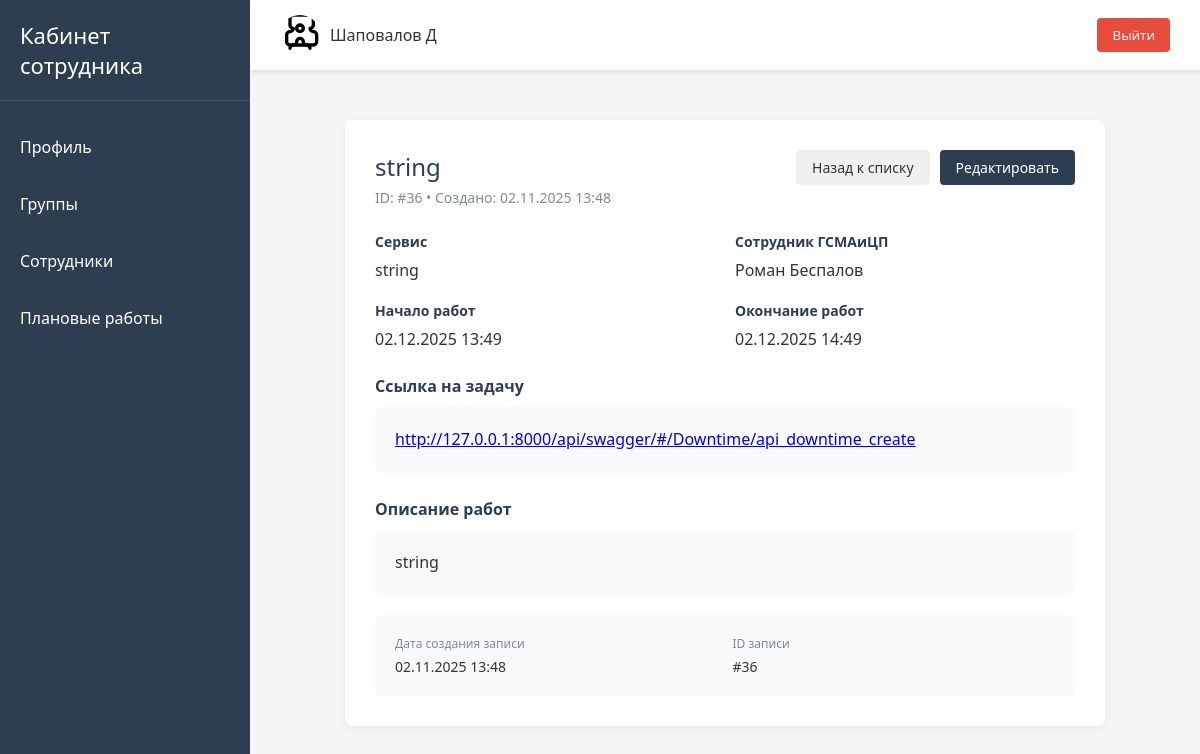
Page /downtime/36/ (signed in) on the committed database.
### users/models.py (models this page shows, shortened)
class User(AbstractUser):
    email = models.EmailField("Email", unique=True)
    job_title = models.CharField("Должность", max_length=100)
    personnel_number = models.CharField(
        "Табельный номер",
        max_length=20,
        unique=True
    )
    group_job = models.ManyToManyField(
        "GroupJob",
        verbose_name="Группа сотрудника",
        related_name="users"
    )
    is_main = models.BooleanField("Босс этой качалки", default=False)
    USERNAME_FIELD = "username"
    REQUIRED_FIELDS = []
    objects = CustomUserManager()

### downtimes/models.py (models this page shows, shortened)
class Downtime(models.Model):
    service = models.CharField("Сервис", max_length=50)
    start_downtime = models.DateTimeField(
        "Дата и время начала работ",
        validators=(check_date,)
    )
    end_downtime = models.DateTimeField(
        "Дата и время окончания работ",
        validators=(check_date,)
    )
    gsma_employee = models.ForeignKey(
        User,
        on_delete=models.SET_NULL,
        null=True,
        related_name="downtimes",
        verbose_name="Сотрудник от ГСМАиЦП"
    )
    link_task = models.URLField("Ссылка на задачу", max_length=150)
    description = models.TextField("Описание")
    created_at = models.DateTimeField(
        "Дата создания записи",
        auto_now_add=True
    )
    class Meta:
        verbose_name = "Проведение работ на сервисе"
        verbose_name_plural = "Проведение работ на сервисе"
        ordering = ("start_downtime",)
        constraints = [
            models.UniqueConstraint(
                fields=[
                    "gsma_employee",
                    "service",
                    "start_downtime",
                    "end_downtime"
                ],
                name='unique_downtime'
            )
        ]

### downtimes/views.py (the view)
# urls.py: path("<int:id>/", views.downtimes_detail, name="downtime_detail"),
@login_required
def downtimes_detail(request, id):
    downtime = get_object_or_404(Downtime, id=id)
    context = {"downtime": downtime}
    return render(request, "downtime/downtime_detail.html", context)

### templates/downtime/downtime_detail.html
{% extends "base.html" %}
{% load static %}
{% block content %}
<div class="downtime-detail-container">
    <div class="downtime-detail-card">
        <div class="downtime-detail-header">
            <div class="downtime-detail-info">
                <h1 class="downtime-detail-title">
                    <div class="downtime-detail-service">{{ downtime.service }}</div>
                    <div class="downtime-detail-meta">
                        ID: #{{ downtime.id }} • Создано: {{ downtime.created_at|date:"d.m.Y H:i" }}
                    </div>
                </h1>
            </div>
            <div class="downtime-detail-actions">
                <a href="{% url 'downtimes:downtime' %}" class="detail-btn back-btn">Назад к списку</a>
                {% if "from_history" not in request.GET %}
                    <a href="{% url 'downtimes:edit_downtime' downtime.id %}" class="detail-btn edit-btn">Редактировать</a>
                {% endif %}
            </div>
        </div>
        <div class="downtime-info-grid">
            <div class="info-group">
                <span class="info-label">Сервис</span>
                <span class="info-value">{{ downtime.service }}</span>
            </div>
            <div class="info-group">
                <span class="info-label">Сотрудник ГСМАиЦП</span>
                <span class="info-value">
                    {{ downtime.gsma_employee.get_full_name|default:downtime.gsma_employee.username }}
                </span>
            </div>
            <div class="info-group">
                <span class="info-label">Начало работ</span>
                <span class="info-value">{{ downtime.start_downtime|date:"d.m.Y H:i" }}</span>
            </div>
            <div class="info-group">
                <span class="info-label">Окончание работ</span>
                <span class="info-value">{{ downtime.end_downtime|date:"d.m.Y H:i" }}</span>
            </div>
        </div>
        <div class="link-block">
            <div class="link-label">Ссылка на задачу</div>
            <div class="link-content"><a href="{{ downtime.link_task }}">{{ downtime.link_task }}</a></div>
        </div>
        <div class="description-block">
            <div class="description-label">Описание работ</div>
            <div class="description-content">
                {{ downtime.description|linebreaks }}
            </div>
        </div>
        <div class="meta-card">
            <div class="meta-grid">
                <div class="meta-item">
                    <span class="meta-label">Дата создания записи</span>
                    <span class="meta-value">{{ downtime.created_at|date:"d.m.Y H:i" }}</span>
                </div>
                <div class="meta-item">
                    <span class="meta-label">ID записи</span>
                    <span class="meta-value">#{{ downtime.id }}</span>
                </div>
            </div>
        </div>
    </div>
</div>
{% endblock %}

### templates/header.html (shortened to what this page needs)
<header class="header">
    <div class="user-info">
        <img alt="User">
        <span>{{ user.last_name }} {{ user.first_name|slice:":1" }}</span>
    </div>
    <form action="{% url 'users:logout' %}" method="post" class="logout-form">
        <button class="logout-btn">Выйти</button>
    </form>
</header>

### static/css/main.css (style rules this page uses)
* { margin: 0; padding: 0; box-sizing: border-box; font-family: 'Segoe UI', Tahoma, Geneva, Verdana, sans-serif; }
body { display: flex; min-height: 100vh; background-color: #f5f5f5; color: #333; }
.info-label { font-weight: 600; color: #2c3e50; min-width: 100px; margin-right: 15px; }
.info-value { color: #34495e; }

### static/css/header.css (style rules this page uses)
.header { background-color: white; padding: 15px 30px; display: flex; justify-content: space-between; align-items: center; box-shadow: 0 2px 5px rgba(0, 0, 0, 0.1); }
.user-info { display: flex; align-items: center; }
.user-info img { width: 40px; height: 40px; border-radius: 50%; margin-right: 10px; object-fit: cover; }
.logout-btn { background-color: #e74c3c; color: white; border: none; padding: 8px 15px; border-radius: 4px; cursor: pointer; transition: background-color 0.3s; }

### static/css/downtime.css (style rules this page uses)
.downtime-detail-container { max-width: 800px; margin: 0 auto; padding: 20px; }
.downtime-detail-card { background-color: white; border-radius: 8px; padding: 30px; box-shadow: 0 2px 10px rgba(0, 0, 0, 0.05); margin-bottom: 25px; }
.downtime-detail-header { display: flex; justify-content: space-between; align-items: flex-start; margin-bottom: 25px; flex-wrap: wrap; gap: 15px; }
.downtime-detail-title { color: #2c3e50; font-weight: 500; margin: 0; flex-grow: 1; }
.downtime-detail-service { font-size: 24px; margin-bottom: 5px; }
.downtime-detail-meta { color: #7f8c8d; font-size: 14px; }
.downtime-detail-actions { display: flex; gap: 10px; }
.detail-btn { padding: 8px 16px; border-radius: 4px; text-decoration: none; font-size: 14px; transition: all 0.3s ease; border: none; cursor: pointer; }
.edit-btn { background-color: #2c3e50; color: white; }
.back-btn { background-color: #f0f0f0; color: #333; }
.downtime-info-grid { display: grid; grid-template-columns: repeat(auto-fit, minmax(250px, 1fr)); gap: 20px; margin-bottom: 25px; }
.info-group { display: flex; flex-direction: column; gap: 8px; }
.info-label { font-weight: 600; color: #2c3e50; font-size: 14px; }
.info-value { color: #333; font-size: 16px; }
.description-block { margin-top: 25px; }
.description-label { font-weight: 600; color: #2c3e50; margin-bottom: 10px; font-size: 16px; }
.description-content { background-color: #f8f9fa; padding: 20px; border-radius: 6px; line-height: 1.6; color: #333; }
.link-block { margin-top: 25px; }
.link-label { font-weight: 600; color: #2c3e50; margin-bottom: 10px; font-size: 16px; }
.link-content { background-color: #f8f9fa; padding: 20px; border-radius: 6px; line-height: 1.6; color: #333; }
.meta-card { background-color: #f8f9fa; border-radius: 6px; padding: 20px; margin-top: 20px; }
.meta-grid { display: grid; grid-template-columns: repeat(auto-fit, minmax(200px, 1fr)); gap: 15px; }
.meta-item { display: flex; flex-direction: column; gap: 5px; }
.meta-label { font-size: 12px; color: #7f8c8d; font-weight: 500; }
.meta-value { font-size: 14px; color: #333; }

### rows in the picture
User: last_name "Шаповалов", first_name "Д"
Downtime: service "string", id "36", created_at "02.11.2025 13:48", gsma_employee.get_full_name "Роман Беспалов", start_downtime "02.12.2025 13:49", end_downtime "02.12.2025 14:49", link_task "http://127.0.0.1:8000/api/swagger/#/Downtime/api_downtime_create", description "string"
